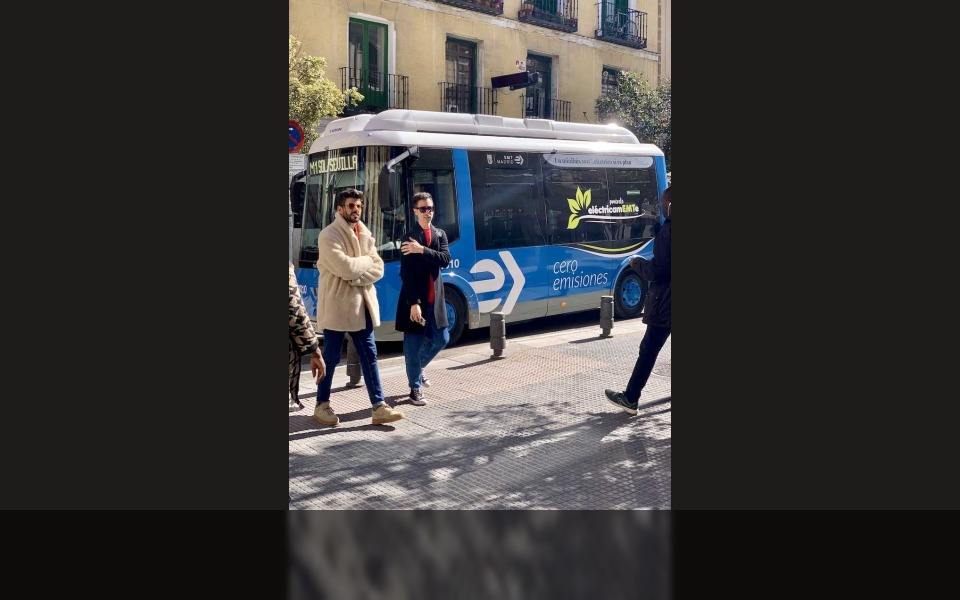
#> input picture samples/images/aktivitas_lorong_siang_02.jpg, 960 x 600 px; its folder holds only this picture in this run
$ python -i sample_seeder.py   (imports and definitions only)
#> lines starting #> are read from the running program, lines starting #| are printed output that depends on the picture; after the words box and inside, x2 and y2 are one past the last pixel; in counts of white or black regions, pixels touching at a corner belong together
#> further down, picture is the input picture: shape (600, 960, 3); mean B, G, R 57.7, 57.9, 59.2
"""
Out-of-the-Box Sample Media Seeder (`sample_seeder.py`).

If `samples/images/` or `samples/videos/` are empty on first launch, generates
realistic photographic test samples derived from Ultralytics' bundled real-world
assets (`bus.jpg` / `zidane.jpg`) with genuine dawn ("Pasar Subuh") low-light
underexposure and natural aisle framing so:
1. Original (Before) has realistically degraded low-light visibility.
2. CLAHE / HE / Brightness-Gamma visibly recover shadowed subjects (+Δ% recall & conf).
3. Subjects' bottom-center anchors `(cx, y2)` traverse squarely inside the default
   ROI aisle polygon (`y = 0.35..0.90`) for live Region Counter verification.
"""

from __future__ import annotations

import importlib.util
from pathlib import Path
from typing import List

import cv2
import numpy as np


IMAGE_EXTS = {".jpg", ".jpeg", ".png", ".webp"}
VIDEO_EXTS = {".mp4", ".avi", ".mov", ".mkv"}


# [36 lines left out: functions _find_ultralytics_assets, _simulate_dawn_lowlight, not called in this run]


def _frame_with_aisle_floor(
    bgr: np.ndarray,
    out_w: int = 960,
    out_h: int = 600,
) -> np.ndarray:
    """
    Fit the full photographic scene with a natural dark asphalt/aisle foreground
    band at the bottom ~14% so pedestrians' feet `(cx, y2)` land cleanly around
    `y = 0.78..0.86` (squarely inside the default ROI polygon `0.35..0.90`).
    """
#> called with out_w = 960, out_h = 600
    canvas = np.full((out_h, out_w, 3), (26, 28, 30), dtype=np.uint8)
    usable_h = int(round(out_h * 0.85))
    h, w = bgr.shape[:2]
#> h = 600; w = 960
    scale = min(out_w / float(w), usable_h / float(h))
#> scale = 0.85
    nw, nh = int(round(w * scale)), int(round(h * scale))
#> nw = 816; nh = 510
    resized = cv2.resize(bgr, (nw, nh), interpolation=cv2.INTER_AREA)

    x0 = (out_w - nw) // 2
#> x0 = 72
    y0 = usable_h - nh
#> y0 = 0
    canvas[max(0, y0) : max(0, y0) + nh, x0 : x0 + nw] = resized
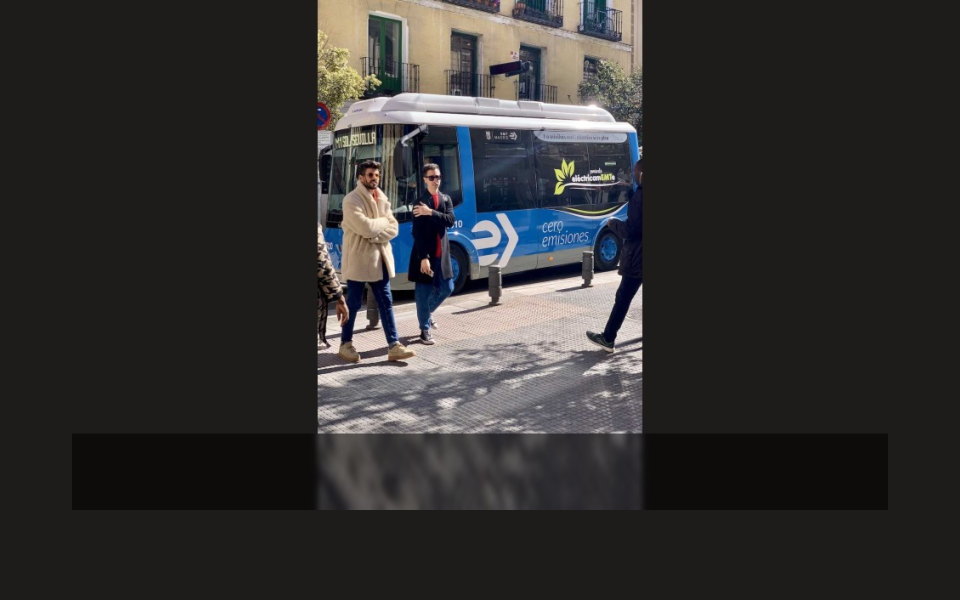
#> canvas: shape (600, 960, 3); mean B, G, R 48.9, 49.6, 51.1

    # Smooth floor reflection/pavement transition below y = usable_h
    if usable_h < out_h and usable_h > 20:
        bottom_strip = canvas[usable_h - 16 : usable_h, :, :]
        flipped = cv2.flip(bottom_strip, 0)
        floor = cv2.resize(
            flipped, (out_w, out_h - usable_h), interpolation=cv2.INTER_LINEAR
        )
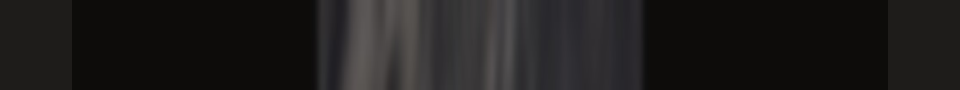
#> floor: shape (90, 960, 3); mean of channels 0, 1, 2 28.3, 29, 30.5; drawn as B, G, R
        floor = cv2.GaussianBlur(floor, (21, 21), 0)
        floor = (floor.astype(np.float32) * 0.45).astype(np.uint8)
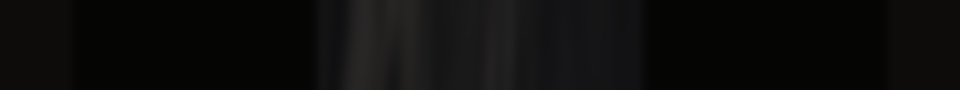
#> floor: shape (90, 960, 3); mean of channels 0, 1, 2 12.2, 12.6, 13.1; drawn as B, G, R
        canvas[usable_h:, :, :] = floor
#> canvas: shape (600, 960, 3); 15% of pixels changed, all inside (x1, y1, x2, y2) = (0, 510, 960, 600)

    return canvas


# [89 lines left out: function ensure_sample_media, not called in this run]

>>> import cv2
>>> picture = cv2.imread('../samples/images/aktivitas_lorong_siang_02.jpg')
>>> result = _frame_with_aisle_floor(picture)
